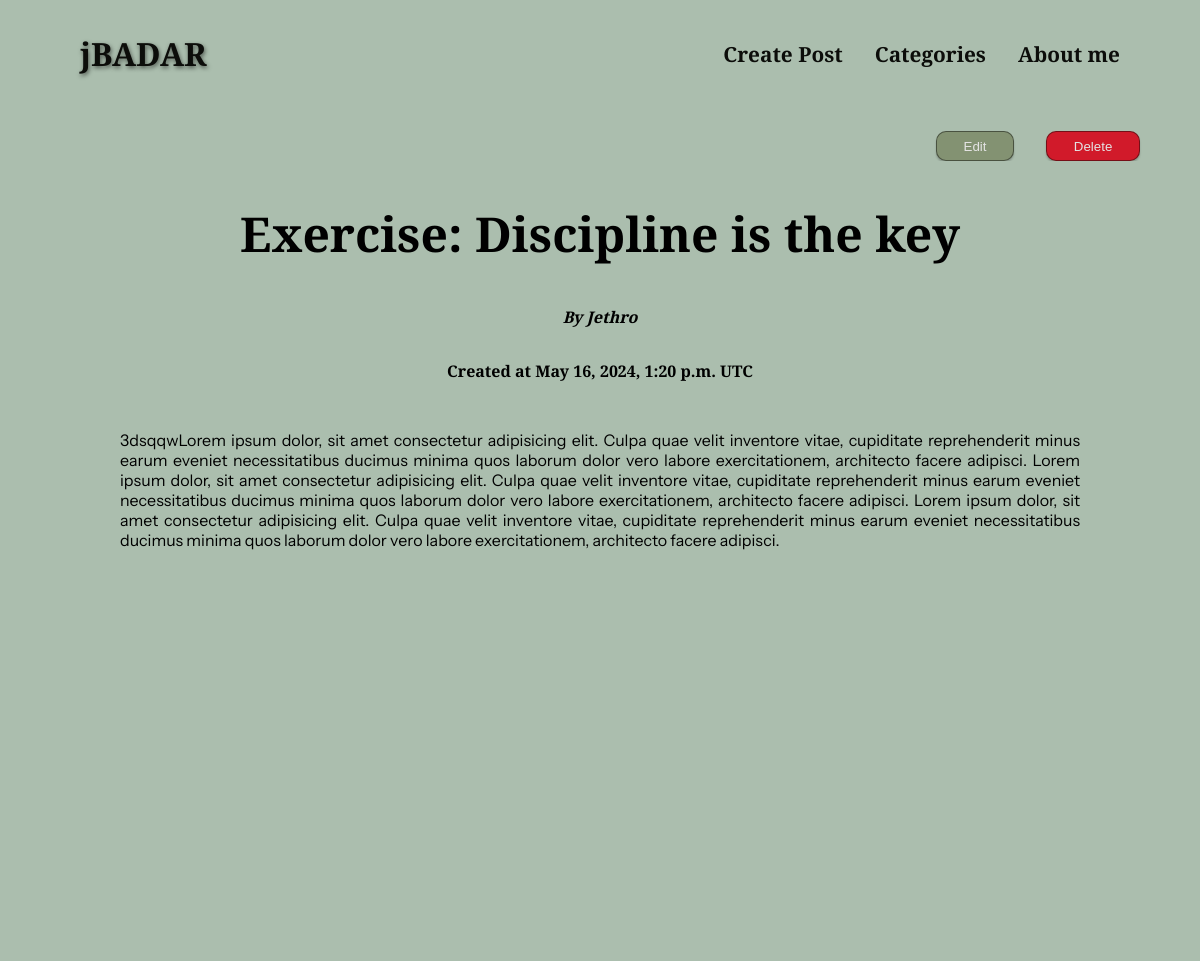
Before: /home/view/3 with the older database file.
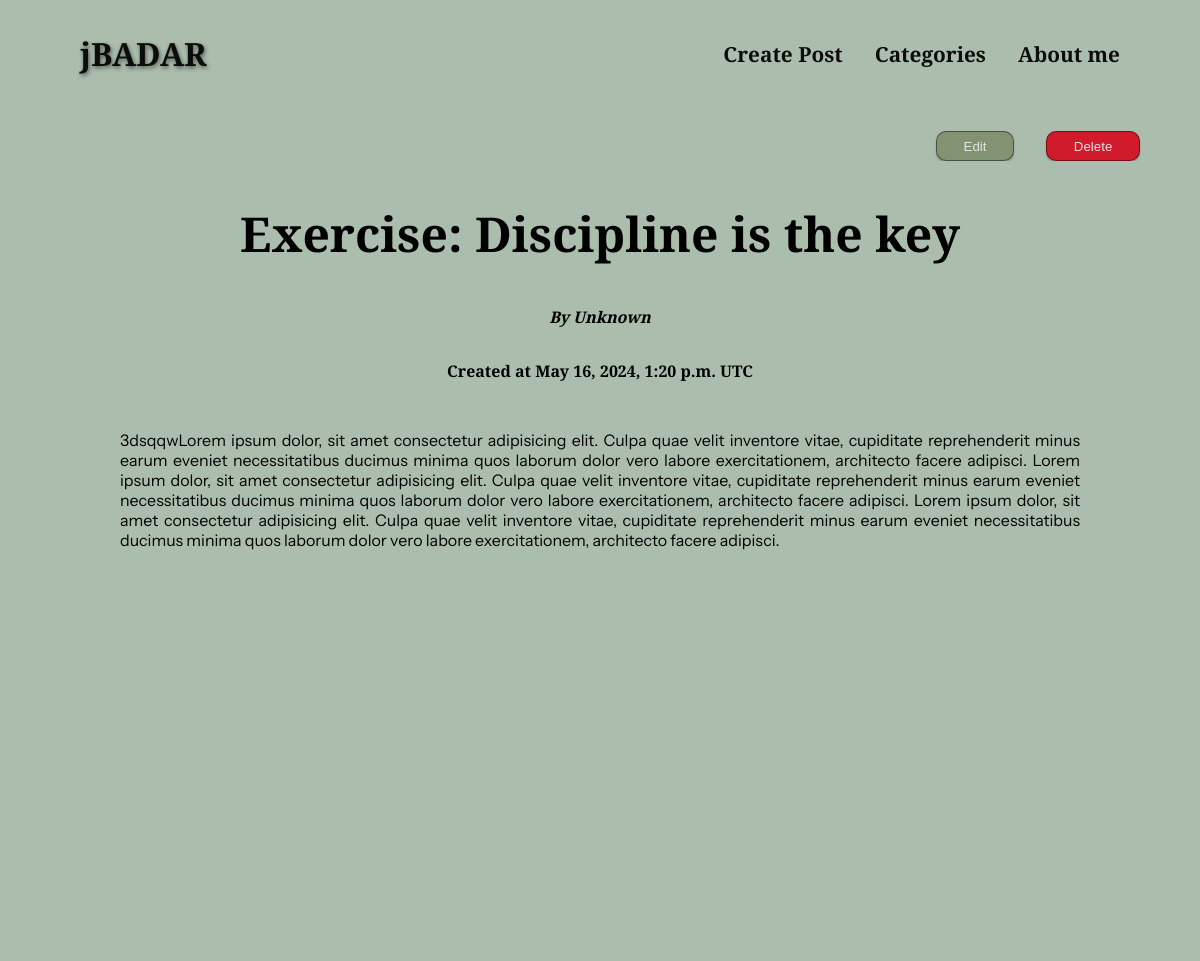
After: the same page with the newer database file.
### home/models.py (models this page shows)
class blog_data(models.Model):
    title = models.CharField(max_length=100, blank=True)
    author = models.CharField(max_length=50, blank=True)
    created = models.DateTimeField(auto_now_add=True)
    content = models.TextField(blank=True)
    image = models.ImageField(blank=True)

### home/views.py (the view)
# urls.py: path("home/view/<int:pk>", views.Detaildisplay, name="post-page"),
def Detaildisplay(request, pk):
    try:
        list_posts = blog_data.objects.get(pk=pk)
    except ViewDoesNotExist:
        return HttpResponse(404, "Page not Found")
    return render(request, "home/post-page.html", {
        "post": list_posts
    })

### home/templates/home/post-page.html (shortened to what this page needs)
{% extends "base.html" %}
{% load static %}
{% block style %}
<link rel="stylesheet" href="{% static "home/post-page.css" %}">
{% endblock style %}
{% block content %}
  <div class="buttons">
    <button id="editbutton" onclick="window.location.href='{% url 'blog-update' pk=post.pk %}'" type="button">Edit</button>
    <button  id="deletebutton" onclick="window.location.href='{% url 'blog-delete' pk=post.pk %}'" type="button">Delete</button>
  </div>
  <section id="summary">
      <h1 class="title">{{post.title}}</h1>
      <article class="page-information">
        <address>By {{post.author}}</address>
        <div>
          Created at <time>{{post.created}} UTC</time>
        </div>
        <main>
          <p>
            {{post.content}}
        </main>
      </article>
    </section>
{% endblock content %}

### templates/base.html (shortened to what this page needs)
{% load static %}
<!DOCTYPE html>
<html lang="en">
<head>
  <link rel="stylesheet" href="{% static "home/header.css" %}">
  {% block style %}{% endblock style %}
</head>
<body>
  <header>
    <a  class="icon" href= "{% url "home" %}">jBADAR
    </a>
    <div class="links">
      <a href="{% url "createblog" %}">Create Post</a>
      <a href="">Categories</a>
      <a href="">About me</a>
    </div>
  </header>
    {% block content %}
    {% endblock content %}
</body>
</html>

### home/static/home/header.css (style rules this page uses)
body { padding:0px; margin: 0px; }
header { display:flex; justify-content: space-between; padding: 2rem 5rem; align-items: center; flex-wrap: wrap; }
.icon { text-shadow: 1px 2px 4px #0c0d0a91; text-decoration: none; font-size: 2rem; font-family: 'Cormorant SC'; font-weight: 600; }
a { color: #0C0D0A; text-decoration: none; font-weight: 600; font-size: 1.3rem; }
.links { text-decoration: none; display: flex; gap:2rem; flex-wrap: wrap; }

### home/static/home/post-page.css (style rules this page uses)
body { padding:0px; margin: 0px; font-family: 'Cormorant SC'; font-weight: 700; background-color: #ABBEAE; display:flex; flex-direction: column; }
#summary { display: flex; flex-direction: column; align-items: center; flex-wrap: wrap; background-color: #ABBEAE; min-height: 100vh; }
.title { text-align: center; font-size: 3rem; max-width: 70%; }
.page-information { gap: 2rem; display: flex; flex-direction: column; align-items: center; text-align: justify; max-width: 80%; }
p { font-size: 1rem; font-family: 'Instrument Sans'; font-weight: 400; }
.buttons { margin-top: 1.5rem; max-width:95%; display: flex; justify-content: end; gap: 2rem; }
.buttons button { padding: .5em 2em; border-radius: 10px; border:1px solid rgba(0, 0, 0, 0.445); box-shadow: 0 2px 2px rgba(0, 0, 0, 0.2); }
#deletebutton { color: rgb(228, 227, 227); background-color: #d11a2a; transition: transform 0.3s ease; }
#editbutton { color: rgb(228, 227, 227); background-color: #839272; transition: transform 0.3s ease; }

Changed rows visible on the page:
changed blog_data "Exercise: Discipline is the key": author "Jethro" → "Unknown"
